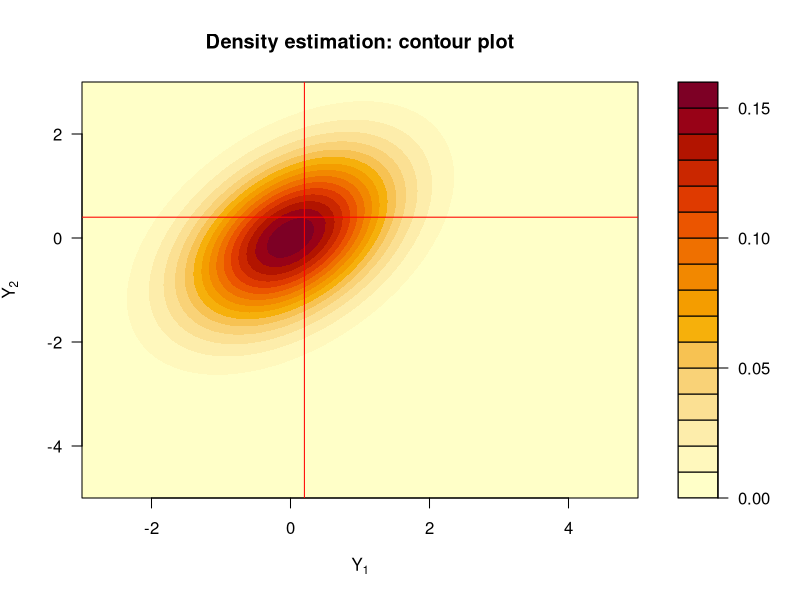

Source code (R):
library(mnormt)
library(MASS)
library(truncnorm)
# Mean vector
mu <- rep(0,2)
mu_1 = mu[1]
mu_2 = mu[2]

# Covariance matrix
b <- 0.5
B <- matrix(c(0,0, b,0), nrow=2,ncol=2,byrow= TRUE)
v<-rep(1,2)
v_1=v[1]
v_2 = v[2]
V <- matrix(c(v_1,0, 0,v_2), nrow=2,ncol=2,byrow= TRUE)
I <- diag(2)
# Covariance matrix
S <- ginv(I-B) %*% V %*% t(ginv(I-B))
s_1 <- S[1,1]
s_2 <- S[2,2]

# Thresholds
alpha<-c(0.2, 0.4)
alpha_1 <- alpha[1]
alpha_2 <- alpha[2]

# Contour level plot
xsim <- seq(-3, 5, 0.1)
ysim<-seq(-5, 3, 0.1)
f <- function(xsim,ysim) dmnorm(cbind(xsim,ysim), mu, S)
z <- outer(xsim,ysim,f)
filled.contour(xsim,ysim,z, plot.title={
  title(main = "Density estimation: contour plot", xlab=expression("Y"[1]), ylab=expression("Y"[2]))
  abline(v=alpha[1], col = "red", lwd = 1)
  abline(h=alpha[2], col = "red", lwd = 1)
})

# BINARY CASE - CLASSIC APPROACH
set.seed(123)

# Probabilities(sum=1)
tau<- sadmvn(lower=rep(-Inf,2), upper=alpha, mean=mu, varcov =S)
beta<- sadmvn(lower=c(-Inf,alpha[2]), upper=c(alpha[1],Inf), mean=mu, varcov =S)
gamma<- sadmvn(lower=c(alpha[1],-Inf), upper=c(Inf,alpha[2]), mean=mu, varcov =S)
theta<- sadmvn(lower=alpha, upper=rep(Inf,2), mean=mu, varcov =S)

# Intervention effects
I0 = (gamma)/(gamma+theta) - (tau)/(tau+beta)
I1 = (theta)/(theta+gamma)-(beta)/(tau+beta)

# BINARY CASE - LATENT APPROACH
# x is y2 while y is y1 in the toy model

# Strategy 1 - Distribution approach 
InnerFuncd = function(x, y){dnorm(x, mean = mu_2+b*(y-mu_1), sd=sqrt(v_2))*(dtruncnorm(y, mean =mu_1, sd = sqrt(s_1), a=alpha_1,b=+Inf))}
InnerFuncdprime = function(x, y){dnorm(x, mean = mu_2+b*(y-mu_1), sd=sqrt(v_2))*(dtruncnorm(y, mean =mu_1, sd = sqrt(s_1), a=-Inf,b=alpha_1))}
InnerIntegrald = function(x){sapply(x,function(z) {integrate(InnerFuncd, alpha_1, Inf, x = z)$value})}
InnerIntegraldprime = function(x){sapply(x,function(z) {integrate(InnerFuncdprime, -Inf,alpha_1, x = z)$value})}
I0d <- integrate(function(x){InnerIntegrald(x) - InnerIntegraldprime(x)}, -Inf, alpha_2)$value
I1d<- integrate(function(x){InnerIntegrald(x) - InnerIntegraldprime(x)}, alpha_2, Inf)$value

# Strategy 2 - Quantile approach
InnerFuncq = function(x, y){(dnorm(x, mean = mu_2+b*(y-mu_1), sd=sqrt(v_2))-
                              dnorm(x, mean = mu_2+b*(qtruncnorm(ptruncnorm(y, mean =mu_1, sd = sqrt(s_1), a=alpha_1,b=+Inf), a=-Inf, b=alpha_1, mean =mu_1, sd = sqrt(s_1))-mu_1), 
                                    sd=sqrt(v_2)))*dtruncnorm(y, mean =mu_1, sd = sqrt(s_1), a=alpha_1,b=+Inf)}
InnerIntegralq = function(x){sapply(x,function(z) {integrate(InnerFuncq, alpha_1, Inf, x = z)$value})}
I0q <- integrate(InnerIntegralq, -Inf, alpha_2)$value
I1q<- integrate(InnerIntegralq, alpha_2, Inf)$value

# Print results 
paste("I0 =", I0, "I0distribution=", I0d, "I0quantile=", I0q)
paste("I1 =", I1, "I1distribution=", I1d, "I1quantile=", I1q)
